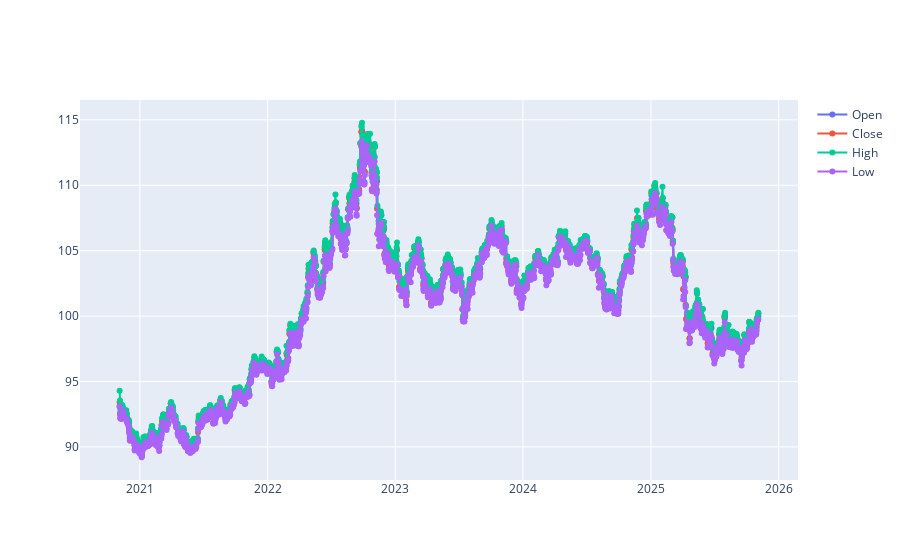

Write notebook code for a chart like this one.
### Markdown cell above
# Ερώτημα 1

### Code cell
x_axis = df_clean[ "Date" ]

fig = go.Figure()

fig.add_trace( go.Scatter( x = x_axis, y = df_clean[ "Open" ], mode = "lines+markers", name = "Open" ) )
fig.add_trace( go.Scatter( x = x_axis, y = df_clean[ "Close" ], mode = "lines+markers", name = "Close" ) )
fig.add_trace( go.Scatter( x = x_axis, y = df_clean[ "High" ], mode = "lines+markers", name = "High" ) )
fig.add_trace( go.Scatter( x = x_axis, y = df_clean[ "Low" ], mode = "lines+markers", name = "Low" ) )

### Figure 1 — Plotly figure (JSON) as saved in the notebook; plotly's stock layout.template omitted (floating-point values rounded to 4 significant figures; data arrays with more than 128 entries replaced by an {"elided": "..."} marker saying what was removed)
{"data": [{"mode": "lines+markers", "name": "Open", "type": "scatter", "x": {"elided": "1258 str values"}, "y": {"elided": "1258 float values"}}, {"mode": "lines+markers", "name": "Close", "type": "scatter", "x": {"elided": "1258 str values"}, "y": {"elided": "1258 float values"}}, {"mode": "lines+markers", "name": "High", "type": "scatter", "x": {"elided": "1258 str values"}, "y": {"elided": "1258 float values"}}, {"mode": "lines+markers", "name": "Low", "type": "scatter", "x": {"elided": "1258 str values"}, "y": {"elided": "1258 float values"}}], "layout": {}}
